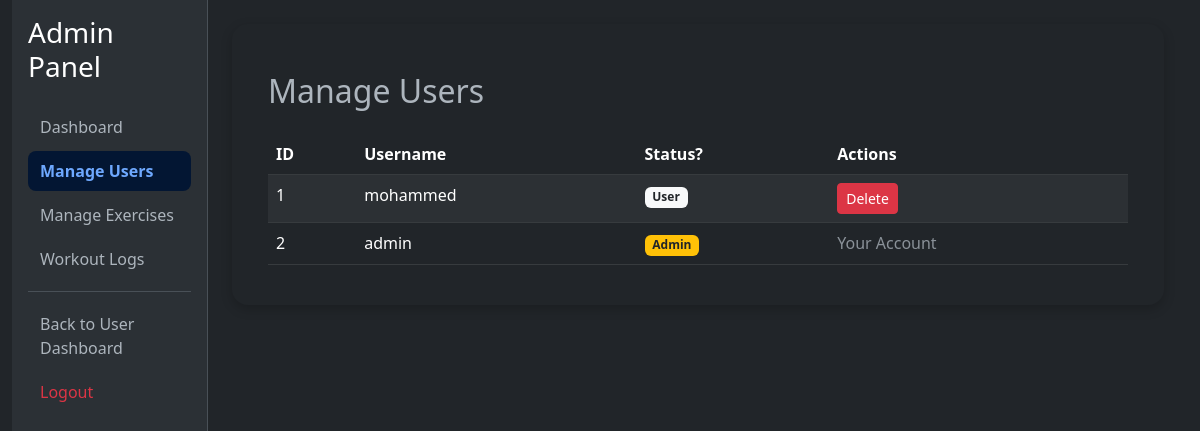
The app's page /admin/users (signed in), older data.
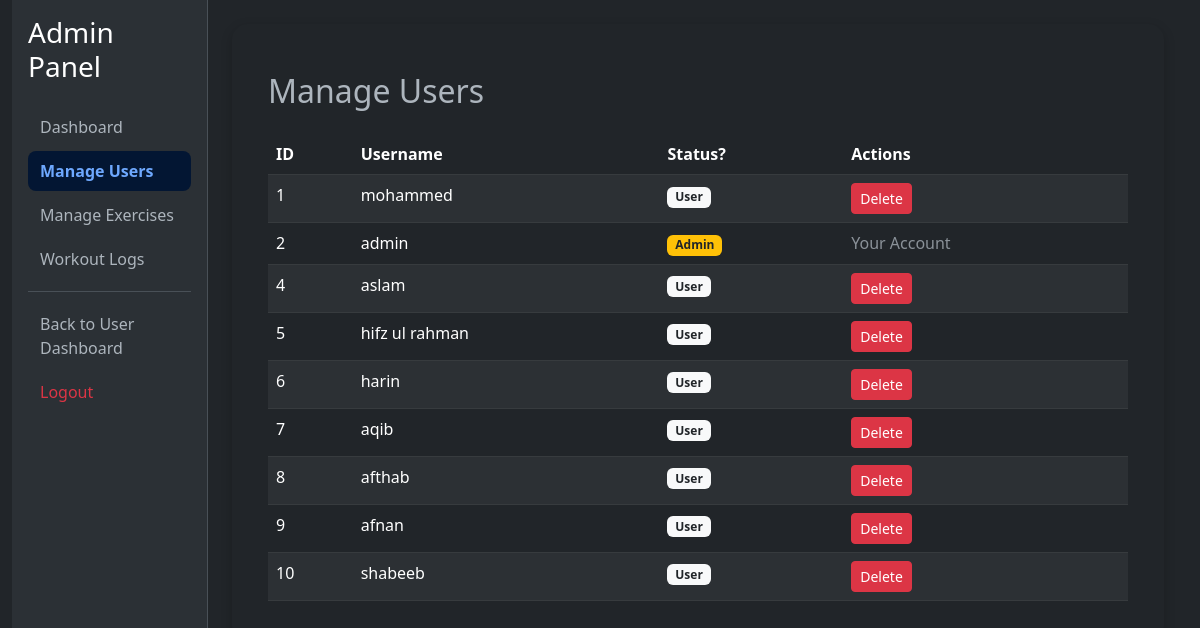
The same page, newer data.
### tables this page shows
CREATE TABLE "users" (
	"id"	INTEGER,
	"username"	TEXT NOT NULL UNIQUE,
	"password"	TEXT NOT NULL,
	"is_admin"	INTEGER DEFAULT 0,
	PRIMARY KEY("id" AUTOINCREMENT)
);

### app.py (the view)
@app.route('/admin/users')
@admin_required
def admin_users():
    conn = sqlite3.connect("workout_tracker.db")
    c = conn.cursor()
    c.execute("SELECT id, username, is_admin FROM users")
    users = c.fetchall()
    conn.close()
    return render_template('admin/users.html', users=users)

### app.py (called while the page is built)
def admin_required(f):
    @wraps(f)
    def decorated_function(*args, **kwargs):
        if not session.get('user_id') or not session.get('is_admin'):
            flash("Access Denied. Admins Only.", "error")
            return redirect('/dashboard')
        return f(*args, **kwargs)
    return decorated_function

### templates/admin/users.html
{% extends 'admin/base.html' %}
{% block content %}
<div class="container mt-4">
    <h2 class="mb-4">Manage Users</h2>
    <table class="table table-dark table-striped">
        <thead>
            <tr>
                <th>ID</th>
                <th>Username</th>
                <th>Status?</th>
                <th>Actions</th>
            </tr>
        </thead>
        <tbody>
            {% for user in users %}
            <tr>
                <td>{{ user[0] }}</td>
                <td>{{ user[1] }}</td>
                <td>
                    {% if user[2] %}
                        <span class="badge bg-warning text-dark">Admin</span>
                    {% else %}
                        <span class="badge bg-light text-dark">User</span>
                    {% endif %}
                </td>
                <td>
                    {% if user[0] != session['user_id'] %}
                    <a href="/admin/delete_user/{{ user[0] }}" class="btn btn-sm btn-danger" onclick="return confirm('Delete this user?')">Delete</a>
                    {% else %}
                    <span class="text-muted">Your Account</span>
                    {% endif %}
                </td>
            </tr>
            {% endfor %}
        </tbody>
    </table>
</div>
{% endblock %}

### templates/admin/base.html (shortened to what this page needs)
<!DOCTYPE html>
<html lang="en" data-bs-theme="dark">
<head>
    <link href="https://cdn.jsdelivr.net/npm/bootstrap@5.3.0/dist/css/bootstrap.min.css" rel="stylesheet">
    <link rel="stylesheet" href="https://cdn.jsdelivr.net/npm/bootstrap-icons@1.11.1/font/bootstrap-icons.css">
</head>
<body class="min-vh-100">
<div class="container-fluid">
    <div class="row g-0">
        <aside class="col-12 col-md-3 col-lg-2 sidebar bg-body-tertiary border-end p-3">
            <h3 class="mb-4 text" style="color: white;">Admin Panel</h3>
            <nav class="nav flex-column gap-1">
                <a href="/admin" class="nav-link {% if request.path == '/admin' %}active{% endif %}">Dashboard</a>
                <a href="/admin/users" class="nav-link {% if request.path.startswith('/admin/users') %}active{% endif %}">Manage Users</a>
                <a href="/admin/exercises" class="nav-link {% if request.path.startswith('/admin/exercises') %}active{% endif %}">Manage Exercises</a>
                <a href="/admin/logs" class="nav-link {% if request.path.startswith('/admin/logs') %}active{% endif %}">Workout Logs</a>
                <div class="border-top my-2"></div>
                <a href="/dashboard" class="nav-link">Back to User Dashboard</a>
                <a href="/logout" class="nav-link text-danger">Logout</a>
            </nav>
        </aside>
        <main class="col-12 col-md-9 col-lg-10 p-4">
            <div class="content-surface p-4">
                {% block content %}{% endblock %}
            </div>
        </main>
    </div>
</div>
</body>
</html>

### templates/admin/base.html (style rules this page uses)
.sidebar { position: sticky; top: 0; min-height: 100vh; }
.sidebar .nav-link { border-radius: .5rem; padding: .5rem .75rem; color: var(--bs-body-color); }
.sidebar .nav-link.active { background: var(--bs-primary-bg-subtle); color: var(--bs-primary-text-emphasis); font-weight: 600; }
.content-surface { background: var(--bs-body-tertiary); border-radius: 1rem; box-shadow: 0 0.25rem 0.75rem rgba(0,0,0,.2); }

Row changes from the older to the newer data that the page shows:
added users: id "4", username "aslam", is_admin "User"
added users: id "5", username "hifz ul rahman", is_admin "User"
added users: id "6", username "harin", is_admin "User"
added users: id "7", username "aqib", is_admin "User"
added users: id "8", username "afthab", is_admin "User"
added users: id "9", username "afnan", is_admin "User"
added users: id "10", username "shabeeb", is_admin "User"
